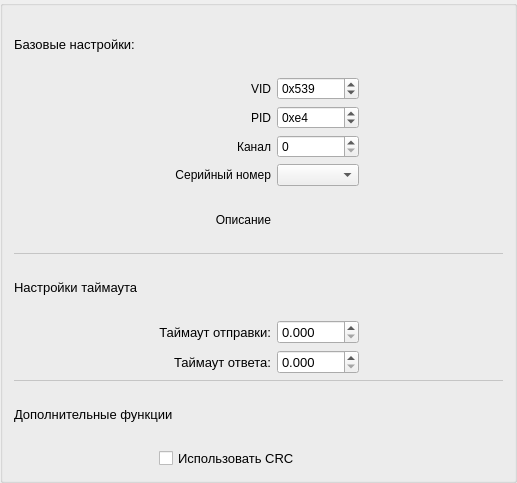
<?xml version="1.0" encoding="UTF-8"?>
<ui version="4.0">
 <class>GroupBox</class>
 <widget class="QGroupBox" name="GroupBox">
  <property name="geometry">
   <rect>
    <x>0</x>
    <y>0</y>
    <width>517</width>
    <height>483</height>
   </rect>
  </property>
  <property name="windowTitle">
   <string>Настройки профиля</string>
  </property>
  <layout class="QGridLayout" name="gridLayout">
   <item row="0" column="0">
    <layout class="QGridLayout" name="Settings_gridLayout">
     <item row="6" column="0" colspan="4">
      <widget class="QFrame" name="frame_4">
       <property name="sizePolicy">
        <sizepolicy hsizetype="Preferred" vsizetype="Preferred">
         <horstretch>0</horstretch>
         <verstretch>1</verstretch>
        </sizepolicy>
       </property>
       <property name="maximumSize">
        <size>
         <width>16777215</width>
         <height>1</height>
        </size>
       </property>
       <property name="font">
        <font>
         <pointsize>10</pointsize>
        </font>
       </property>
       <property name="styleSheet">
        <string notr="true">background-color: rgb(255, 255, 255);</string>
       </property>
       <property name="frameShape">
        <enum>QFrame::StyledPanel</enum>
       </property>
       <property name="frameShadow">
        <enum>QFrame::Raised</enum>
       </property>
      </widget>
     </item>
     <item row="2" column="3">
      <spacer name="horizontalSpacer">
       <property name="font">
        <font>
         <pointsize>10</pointsize>
        </font>
       </property>
       <property name="orientation">
        <enum>Qt::Horizontal</enum>
       </property>
       <property name="sizeHint" stdset="0">
        <size>
         <width>40</width>
         <height>20</height>
        </size>
       </property>
      </spacer>
     </item>
     <item row="12" column="0" colspan="3">
      <widget class="QLabel" name="label_9">
       <property name="font">
        <font>
         <pointsize>10</pointsize>
        </font>
       </property>
       <property name="text">
        <string>Дополнительные функции</string>
       </property>
      </widget>
     </item>
     <item row="0" column="0" colspan="3">
      <widget class="QLabel" name="label_10">
       <property name="font">
        <font>
         <pointsize>10</pointsize>
        </font>
       </property>
       <property name="text">
        <string>Базовые настройки:</string>
       </property>
      </widget>
     </item>
     <item row="2" column="0">
      <spacer name="horizontalSpacer_2">
       <property name="font">
        <font>
         <pointsize>10</pointsize>
        </font>
       </property>
       <property name="orientation">
        <enum>Qt::Horizontal</enum>
       </property>
       <property name="sizeHint" stdset="0">
        <size>
         <width>40</width>
         <height>20</height>
        </size>
       </property>
      </spacer>
     </item>
     <item row="13" column="1" colspan="3">
      <widget class="QCheckBox" name="CRC_en_checkBox">
       <property name="minimumSize">
        <size>
         <width>0</width>
         <height>22</height>
        </size>
       </property>
       <property name="font">
        <font>
         <pointsize>10</pointsize>
        </font>
       </property>
       <property name="text">
        <string>Использовать CRC</string>
       </property>
      </widget>
     </item>
     <item row="9" column="1">
      <widget class="QLabel" name="label_7">
       <property name="font">
        <font>
         <pointsize>10</pointsize>
        </font>
       </property>
       <property name="text">
        <string>Таймаут отправки:</string>
       </property>
       <property name="alignment">
        <set>Qt::AlignRight|Qt::AlignTrailing|Qt::AlignVCenter</set>
       </property>
      </widget>
     </item>
     <item row="9" column="2">
      <widget class="QDoubleSpinBox" name="WriteTimeout_doubleSpinBox">
       <property name="minimumSize">
        <size>
         <width>0</width>
         <height>22</height>
        </size>
       </property>
       <property name="maximumSize">
        <size>
         <width>16777215</width>
         <height>16777215</height>
        </size>
       </property>
       <property name="font">
        <font>
         <pointsize>10</pointsize>
        </font>
       </property>
       <property name="decimals">
        <number>3</number>
       </property>
       <property name="maximum">
        <double>1000.000000000000000</double>
       </property>
       <property name="singleStep">
        <double>0.100000000000000</double>
       </property>
      </widget>
     </item>
     <item row="10" column="1">
      <widget class="QLabel" name="label_8">
       <property name="font">
        <font>
         <pointsize>10</pointsize>
        </font>
       </property>
       <property name="text">
        <string>Таймаут ответа:</string>
       </property>
       <property name="alignment">
        <set>Qt::AlignRight|Qt::AlignTrailing|Qt::AlignVCenter</set>
       </property>
      </widget>
     </item>
     <item row="10" column="2">
      <widget class="QDoubleSpinBox" name="ReadTimeout_doubleSpinBox">
       <property name="minimumSize">
        <size>
         <width>0</width>
         <height>22</height>
        </size>
       </property>
       <property name="maximumSize">
        <size>
         <width>16777215</width>
         <height>16777215</height>
        </size>
       </property>
       <property name="font">
        <font>
         <pointsize>10</pointsize>
        </font>
       </property>
       <property name="decimals">
        <number>3</number>
       </property>
       <property name="maximum">
        <double>1000.000000000000000</double>
       </property>
       <property name="singleStep">
        <double>0.100000000000000</double>
       </property>
      </widget>
     </item>
     <item row="11" column="0" colspan="4">
      <widget class="QFrame" name="frame_2">
       <property name="sizePolicy">
        <sizepolicy hsizetype="Preferred" vsizetype="Preferred">
         <horstretch>0</horstretch>
         <verstretch>1</verstretch>
        </sizepolicy>
       </property>
       <property name="maximumSize">
        <size>
         <width>16777215</width>
         <height>1</height>
        </size>
       </property>
       <property name="font">
        <font>
         <pointsize>10</pointsize>
        </font>
       </property>
       <property name="styleSheet">
        <string notr="true">background-color: rgb(255, 255, 255);</string>
       </property>
       <property name="frameShape">
        <enum>QFrame::StyledPanel</enum>
       </property>
       <property name="frameShadow">
        <enum>QFrame::Raised</enum>
       </property>
      </widget>
     </item>
     <item row="1" column="2">
      <widget class="QSpinBox" name="spinBox">
       <property name="prefix">
        <string>0x</string>
       </property>
       <property name="maximum">
        <number>65535</number>
       </property>
       <property name="value">
        <number>1337</number>
       </property>
       <property name="displayIntegerBase">
        <number>16</number>
       </property>
      </widget>
     </item>
     <item row="7" column="0" colspan="4">
      <widget class="QLabel" name="label_12">
       <property name="font">
        <font>
         <pointsize>10</pointsize>
        </font>
       </property>
       <property name="text">
        <string>Настройки таймаута</string>
       </property>
      </widget>
     </item>
     <item row="1" column="1">
      <widget class="QLabel" name="label_4">
       <property name="text">
        <string>VID</string>
       </property>
       <property name="alignment">
        <set>Qt::AlignRight|Qt::AlignTrailing|Qt::AlignVCenter</set>
       </property>
      </widget>
     </item>
     <item row="3" column="1">
      <widget class="QLabel" name="label_2">
       <property name="text">
        <string>Канал</string>
       </property>
       <property name="alignment">
        <set>Qt::AlignRight|Qt::AlignTrailing|Qt::AlignVCenter</set>
       </property>
      </widget>
     </item>
     <item row="2" column="1">
      <widget class="QLabel" name="label">
       <property name="text">
        <string>PID</string>
       </property>
       <property name="alignment">
        <set>Qt::AlignRight|Qt::AlignTrailing|Qt::AlignVCenter</set>
       </property>
      </widget>
     </item>
     <item row="5" column="1">
      <widget class="QLabel" name="label_6">
       <property name="text">
        <string>Описание</string>
       </property>
       <property name="alignment">
        <set>Qt::AlignRight|Qt::AlignTrailing|Qt::AlignVCenter</set>
       </property>
      </widget>
     </item>
     <item row="3" column="2">
      <widget class="QSpinBox" name="spinBox_3">
       <property name="prefix">
        <string/>
       </property>
      </widget>
     </item>
     <item row="4" column="1">
      <widget class="QLabel" name="label_5">
       <property name="text">
        <string>Серийный номер</string>
       </property>
       <property name="alignment">
        <set>Qt::AlignRight|Qt::AlignTrailing|Qt::AlignVCenter</set>
       </property>
      </widget>
     </item>
     <item row="2" column="2">
      <widget class="QSpinBox" name="spinBox_2">
       <property name="prefix">
        <string>0x</string>
       </property>
       <property name="maximum">
        <number>65535</number>
       </property>
       <property name="value">
        <number>228</number>
       </property>
       <property name="displayIntegerBase">
        <number>16</number>
       </property>
      </widget>
     </item>
     <item row="4" column="2">
      <widget class="QComboBox" name="comboBox"/>
     </item>
     <item row="5" column="2">
      <widget class="QLabel" name="label_13">
       <property name="text">
        <string/>
       </property>
      </widget>
     </item>
    </layout>
   </item>
  </layout>
 </widget>
 <resources/>
 <connections/>
</ui>
